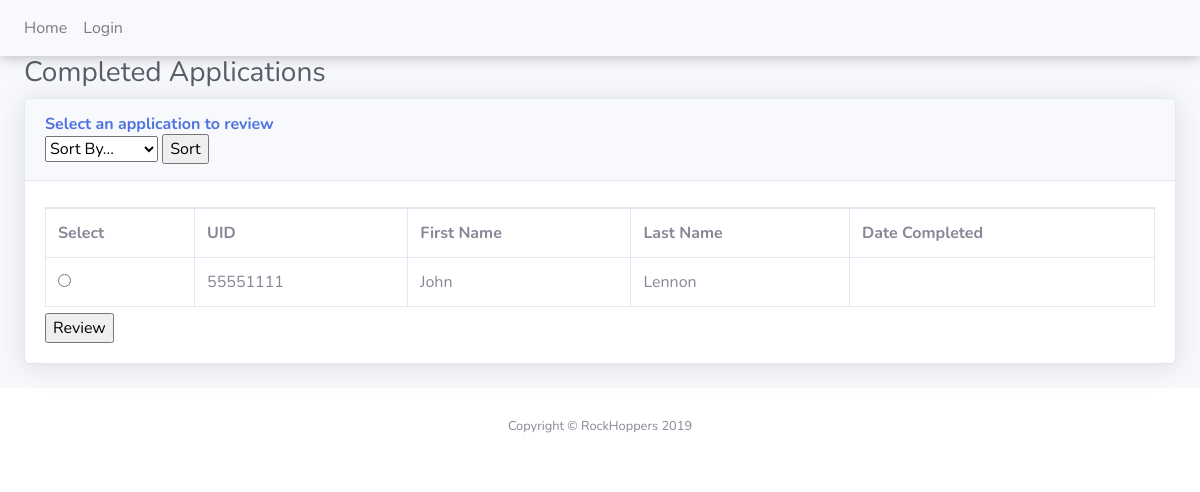
The app's page /part1_projects/RockHoppers/public_html/applicant_display.php with its own data.
### tables this page shows
CREATE TABLE applicant(
    uid int(8) not null AUTO_INCREMENT,
    ssn varchar(11),
    uname varchar(20) not null,
    fname varchar(20) not null,
    lname varchar(20) not null,
    street varchar(50),
    city varchar(20),
    state varchar(10), 
    email varchar(50),
    phone varchar(20),
    zip varchar(10),
    complete boolean not null,
    primary key(uid)
);

### part1_projects/RockHoppers/public_html/applicant_display.php (the view, shortened to what this page needs)
<!DOCTYPE html>
<html lang="en">
<head>
  <link href="apps/vendor/fontawesome-free/css/all.min.css" rel="stylesheet" type="text/css">
  <link href="apps/css/sb-admin-2.min.css" rel="stylesheet">
  <link href="apps/vendor/datatables/dataTables.bootstrap4.min.css" rel="stylesheet">
</head>
<body id="page-top">
  <div id="wrapper">
    <div id="content-wrapper" class="d-flex flex-column">
      <div id="content">
        <?php include('../../FlatEarthSociety/public_html/navbar.php');?>
        <?php
        if(isset($_POST['orderBy'])){
            if($_POST['orderBy']=='name')
            {
              $query = "SELECT a.uid, a.fname, a.lname, s.decision, s.admission_status, s.date_completed, s.num_evaluations FROM applicant as a, application_status as s WHERE a.uid=s.uid AND s.admission_status='Application Recieved and Decision Pending' ORDER BY lname";
            }
            else if($_POST['orderBy']=='uid')
            {
              $query = "SELECT a.uid, a.fname, a.lname, s.decision, s.admission_status, s.date_completed, s.num_evaluations FROM applicant as a, application_status as s WHERE a.uid=s.uid AND s.admission_status='Application Recieved and Decision Pending' ORDER BY uid";
            }
            else if($_POST['orderBy']=='date')
            {
              $query = "SELECT a.uid, a.fname, a.lname, s.decision, s.admission_status, s.date_completed, s.num_evaluations FROM applicant as a, application_status as s WHERE a.uid=s.uid AND s.admission_status='Application Recieved and Decision Pending' ORDER BY date_completed";
            }
        }
        else
        {
          $query = "SELECT a.uid, a.fname, a.lname, s.decision, s.admission_status, s.date_completed, s.num_evaluations FROM applicant as a, application_status as s WHERE a.uid=s.uid AND s.admission_status='Application Recieved and Decision Pending' ORDER BY uid";
        }
      include('connect.php');
      $result = mysqli_query($conn,$query);
      if(mysqli_num_rows($result) >= 0){
?>
        <div class="container-fluid">
          <h1 class="h3 mb-2 text-gray-800">Completed Applications</h1>
          <div class="card shadow mb-4">
            <div class="card-header py-3">
              <h6 class="m-0 font-weight-bold text-primary">Select an application to review</h6>
    <form method="post" action="applicant_display.php">
    <select name="orderBy">
        <option value="uid">Sort By...</option>
    </select>
    <input type ="submit" name="Sort" value="Sort">
  </form>
            </div>
            <div class="card-body">
              <div class="table-responsive">
                <form method="post" action="applicant_review.php">
                <table class="table table-bordered" id="dataTable" width="100%" cellspacing="0">
                  <tr>
                    <th>Select</th>
                    <th>UID</th>
                    <th>First Name</th>
                    <th>Last Name</th>
                    <th>Date Completed</th>
                </tr>
                <?php
        while($row = mysqli_fetch_assoc($result))
        {
          ?>
          <tr>
                    <td><input type="radio" name="student" value=<?php echo $row['uid']; ?> required></td>
                    <td> <?php echo $row['uid']; ?></td>
                    <td> <?php echo $row['fname'];  ?></td>
                     <td> <?php echo $row['lname']; ?></td>
                     <td> <?php echo $row['date_completed']; ?></td>
          </tr>
          <?php
        }
        ?>
                </table>
                <input type="submit" name="button" value="Review" align="right">
</form>
              </div>
            </div>
          </div>
        </div>
              <?php } ?>
      </div>
      <footer class="sticky-footer bg-white">
        <div class="container my-auto">
          <div class="copyright text-center my-auto">
            <span>Copyright &copy; RockHoppers 2019</span>
          </div>
        </div>
      </footer>
    </div>
  </div>
</body>
</html>

### records on screen
applicant: uid "55551111", fname "John", lname "Lennon"
